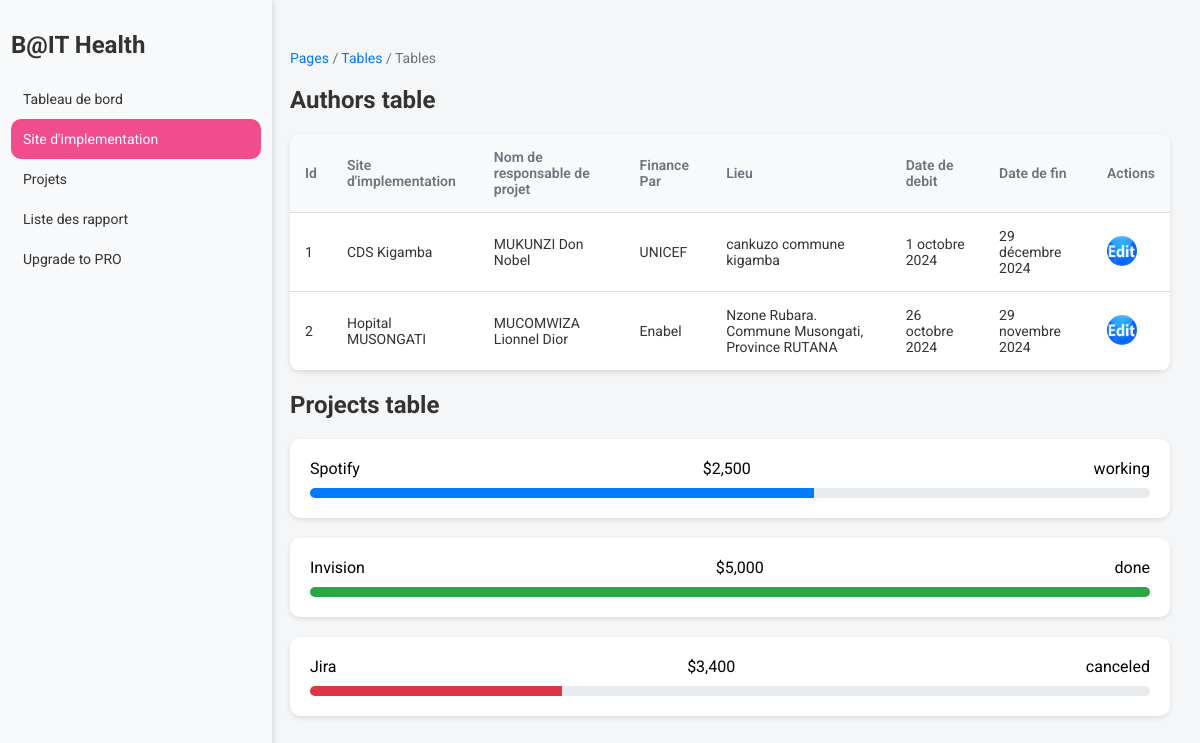
/liste_des_site, run on the app's committed database.
### App/models.py (models this page shows, shortened)
class Site(models.Model):
    nom_site=models.CharField(max_length=100,null=True)
    chef_d_equipe=models.ForeignKey(Personnel,on_delete=models.CASCADE,null=True)
    finance_par=models.ForeignKey(Financement,on_delete=models.CASCADE,null=True)
    lieu=models.CharField(max_length=100,null=True)
    date_debut=models.DateField(null=True)
    date_fin=models.DateField()

class Personnel(models.Model):
    user=models.OneToOneField(User, on_delete=models.CASCADE,related_name="personnel_user")
    nom_prenom=models.CharField(max_length=100,blank=True, null=True)
    date_naissance =models.DateField(default=datetime.now,null=True)
    genre =models.CharField(max_length=100,null=True)
    role = models.CharField(max_length=50, null=True,choices=[('Choisisez','Choisisez'),('Chef', 'Chef'), ('Responsable', 'Responsable'),('Technicien','Technicien')])
    telephone =models.CharField(max_length=100,null=True)
    address=models.CharField(max_length=100, null = True)
    date_enre=models.DateField(default=datetime.now,null=True)

class Financement(models.Model):
    nom_societe=models.CharField(max_length=100,null=True)
    date_debut=models.DateField(null=True)
    date_fin=models.DateField()

### App/views.py (the view)
# urls.py: path('liste_des_site',views.liste_site,name='liste_site'),
def liste_site(request):
    sites=Site.objects.all()
    is_chef = request.user.groups.filter(name='Chef').exists()
    is_admin = request.user.groups.filter(name='Admin').exists() or request.user.is_superuser
    context = {
        'sites': sites,
        'is_chef': is_chef,
        'is_admin': is_admin,
    }
    return render(request,'site.html',context)

### App/templates/site.html (shortened to what this page needs)
{% block content %}
{% load static %}
<!DOCTYPE html>
<html lang="en">
<head>
    <link rel="stylesheet" href="{% static 'css/styl.css' %}">
</head>
<body>
    <div class="sidebar">
        <h2>B@IT Health</h2>
        <nav style="text-decoration: none;">
             <a href="{% url 'tableaubord' %}"> Tableau de bord</a>
             <a href="#" class="active">Site d'implementation </a>
             <a href="{% url 'listedesprojet' %}">Projets </a>
            <a href="{% url 'listerapport' %}"> Liste des rapport</a>
        </nav>
        <div class="sidebar-footer">
            <a href="#" class="upgrade-btn">Upgrade to PRO</a>
        </div>
    </div>
    <div class="table-container">
        <div class="breadcrumb">
            <a href="#">Pages</a> / <a href="#">Tables</a> / Tables
        </div>
        <h2>Authors table</h2>
        <table class="table">
            <thead>
                <tr>
                    <th>Id</th><th>Site d'implementation</th><th>Nom de responsable de projet</th><th>Finance Par</th><th>Lieu</th>
                    <th>Date de debit</th><th>Date de fin</th><th>Actions</th>
                </tr>
            </thead>
            <tbody>
            {% for site in sites %}<tr>
                <td>{{site.id}}</td>
            <td>{{ site.nom_site}} </td>
                <td>{{ site.chef_d_equipe.nom_prenom}}</td>
                <td>{{ site.finance_par.nom_societe}}</td>
                <td>{{ site.lieu}}</td>
                <td>{{ site.date_debut}}</td>
                <td>{{ site.date_fin}}</td>
                <td><a href="{% url 'editersite' site.pk %}"><img style="width: 30px;height: 30px; border-radius :50px;" src="{% static 'media/modif.png' %}" alt=""></a>
            </tr>
            {% endfor %}
        </tbody>
        </table>
        <h2>Projects table</h2>
        <div class="card">
            <div class="project-status">
                <span>Spotify</span>
                <span>$2,500</span>
                <span>working</span>
            </div>
            <div class="progress-bar">
                <span class="working"></span>
            </div>
        </div>
        <div class="card">
            <div class="project-status">
                <span>Invision</span>
                <span>$5,000</span>
                <span>done</span>
            </div>
            <div class="progress-bar">
                <span class="done"></span>
            </div>
        </div>
        <div class="card">
            <div class="project-status">
                <span>Jira</span>
                <span>$3,400</span>
                <span>canceled</span>
            </div>
            <div class="progress-bar">
                <span class="canceled"></span>
            </div>
        </div>
        </div>
 </body>
  </html>
        {% endblock %}

### App/static/css/styl.css (style rules this page uses)
.sidebar { background-color: #f8f9fa; width: 250px; height: 100vh; position: fixed; left: 0; top: 0; padding: 11px; box-shadow: 2px 0 5px rgba(0, 0, 0, 0.1); }
.sidebar a { display: block; color: #333; padding: 12px; text-decoration: none; font-size: 14px; transition: background-color 0.3s ease; }
.sidebar .active { background-color: #f14c8b; color: white; border-radius: 10px; }
.table-container { margin-left: 260px; padding: 30px; }
.table { width: 100%; border-collapse: collapse; background-color: #fff; border-radius: 10px; overflow: hidden; box-shadow: 0 2px 5px rgba(0, 0, 0, 0.1); }
.table thead { background-color: #f8f9fa; }
.table th, .table td { padding: 15px; text-align: left; font-size: 14px; border-bottom: 1px solid #ddd; }
.table th { color: #6c757d; font-weight: 600; }
.table td { color: #333; }
.table td img { border-radius: 50%; width: 40px; height: 40px; }
.card { background-color: #fff; border-radius: 10px; padding: 20px; box-shadow: 0 2px 5px rgba(0, 0, 0, 0.1); margin-bottom: 20px; }
.project-status { display: flex; justify-content: space-between; align-items: center; margin-bottom: 10px; }
.progress-bar { width: 100%; height: 10px; border-radius: 5px; background-color: #e9ecef; overflow: hidden; }
.progress-bar span { display: block; height: 100%; }
.progress-bar span.working { width: 60%; background-color: #007bff; }
.progress-bar span.done { width: 100%; background-color: #28a745; }
.progress-bar span.canceled { width: 30%; background-color: #dc3545; }
body { font-family: 'Roboto', sans-serif; background-color: #f4f6f8; margin: 0; padding: 0; }
h2 { font-size: 24px; color: #333; margin-bottom: 20px; }
.breadcrumb { margin-bottom: 20px; font-size: 14px; color: #6c757d; }
.breadcrumb a { color: #007bff; text-decoration: none; }
.table-container { margin-top: 20px; }

### data on the page
Site: id "1", nom_site "CDS Kigamba", chef_d_equipe.nom_prenom "MUKUNZI Don Nobel", finance_par.nom_societe "UNICEF", lieu "cankuzo commune kigamba", date_debut "1 octobre 2024", date_fin "29 décembre 2024"
Site: id "2", nom_site "Hopital MUSONGATI", chef_d_equipe.nom_prenom "MUCOMWIZA Lionnel Dior", finance_par.nom_societe "Enabel", lieu "Nzone Rubara. Commune Musongati, Province RUTANA", date_debut "26 octobre 2024", date_fin "29 novembre 2024"
